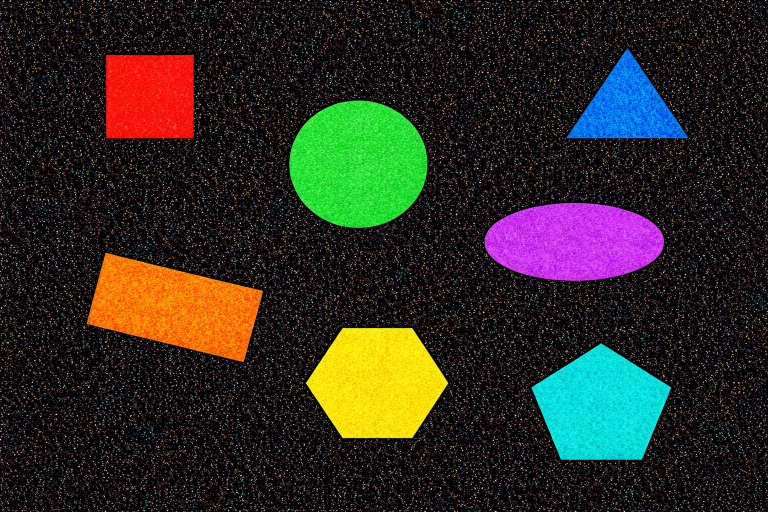
#> input picture InterfacageNumerique/TP/bloc_VI_2026/codes/step_by_step/_data/formes_bruit.png, 1536 x 1024 px (shown at 1/2 size)
$ python 24_couleur_hsv.py
#> lines starting #> are read from the running program, lines starting #| are printed output that depends on the picture
import cv2
import numpy as np
from matplotlib import pyplot as plt

img_rgb = cv2.imread('./_data/formes_bruit.png')
#> img_rgb is the input picture: shape (1024, 1536, 3); mean B, G, R 35, 43.8, 45.4
zone_vert_rgb = img_rgb[250:350, 700:800, :]
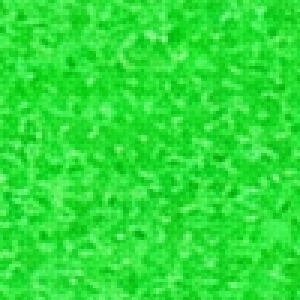
#> zone_vert_rgb: shape (100, 100, 3) (shown 3 times larger); mean B, G, R 55.6, 224.1, 43.1
img_hsv = cv2.cvtColor(img_rgb, cv2.COLOR_BGR2HSV)
#> img_hsv: shape (1024, 1536, 3); mean H, S, V 93.6, 159.8, 64.7
zone_vert_hsv = img_hsv[250:350, 700:800, :]
#> zone_vert_hsv: shape (100, 100, 3); mean H, S, V 62.1, 207.2, 224.1

img_rgb = cv2.imread('./_data/forms_vi.png')
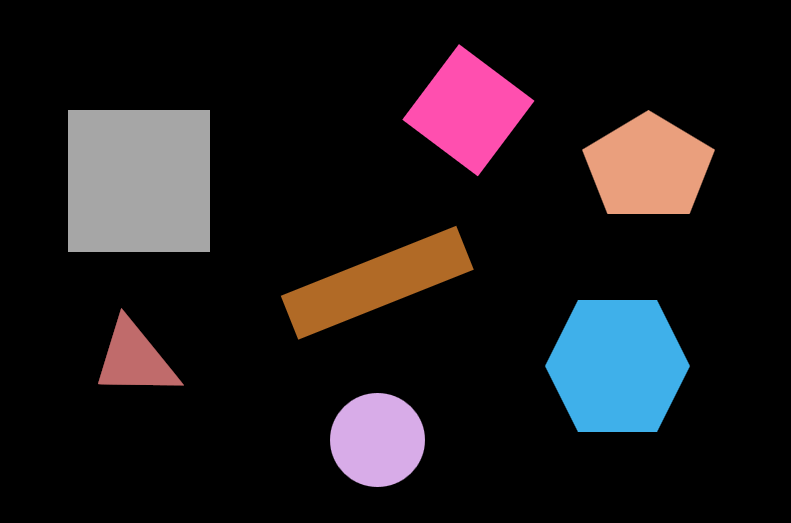
#> input picture InterfacageNumerique/TP/bloc_VI_2026/codes/step_by_step/_data/forms_vi.png, 791 x 523 px
#> img_rgb is the input picture: shape (523, 791, 3); mean B, G, R 28.7, 25.8, 30.3
zone_bleu_rgb = img_rgb[430:510, 700:780, :]
#> zone_bleu_rgb: shape (80, 80, 3); every value is 0
img_hsv = cv2.cvtColor(img_rgb, cv2.COLOR_BGR2HSV)
#> img_hsv: shape (523, 791, 3); mean H, S, V 10.2, 19.9, 36.7
zone_bleu_hsv = img_hsv[430:510, 700:780, :]


histogram_v_rgb = cv2.calcHist([zone_bleu_rgb], [2], None, [256], [0, 256])
#> histogram_v_rgb = 256 values, max 6400 at index 0, min 0 at index 1, mean 25
histogram_v_hsv = cv2.calcHist([zone_bleu_hsv], [0], None, [256], [0, 256])
#> histogram_v_hsv has the same summary as histogram_v_rgb

histogram_b_rgb = cv2.calcHist([zone_bleu_rgb], [2], None, [256], [0, 256])
#> histogram_b_rgb has the same summary as histogram_v_rgb
histogram_b_hsv = cv2.calcHist([zone_bleu_hsv], [0], None, [256], [0, 256])
#> histogram_b_hsv has the same summary as histogram_v_rgb

# =========================
#   AFFICHAGE
# =========================
plt.figure()
plt.imshow(img_rgb)
plt.title("Image Initiale")

plt.figure()
plt.imshow(zone_bleu_rgb)
plt.title("Zone forme bleu")

plt.figure()
#> (the run stopped early here; a loop or call above may not have finished)
